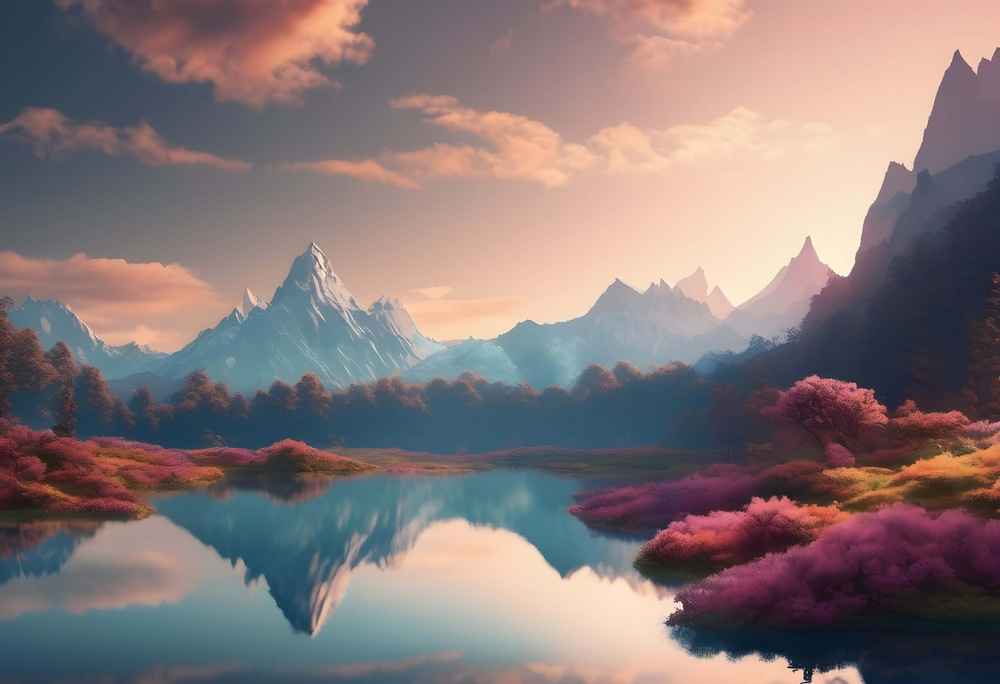
#> input picture te3t tet tet tete  tet tet tet tet t tet t et tet tet tet tet tet .jpeg, 1000 x 684 px, shrunk from 3840 x 2628 before the run
$ python main.py
#> lines starting #> are read from the running program, lines starting #| are printed output that depends on the picture
from PIL import Image
from PIL import ImageFilter
with Image.open("te3t tet tet tete  tet tet tet tet t tet t et tet tet tet tet tet .jpeg") as image_original:
    #image_original.show()

#> image_original is the input picture: PIL image 1000x684 RGB; mean R, G, B 132.4, 118.5, 119
    image_gray = image_original.convert("L")
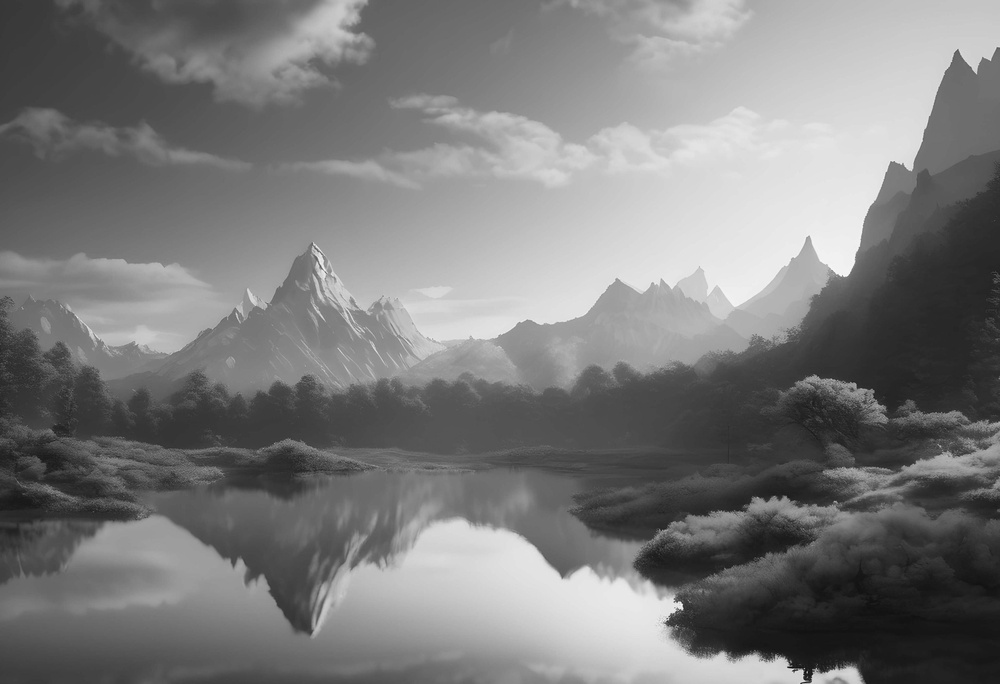
#> image_gray: PIL image 1000x684 L; min 7, max 251, mean 122.7
    image_gray.save("gray_kartinka.jpeg")
    image_gray.show()

    image_blur = image_original.filter(ImageFilter.BLUR)
    image_blur.save("blur_kartinka.jpeg")

    image_rotate = image_original.transpose(Image.ROTATE_180)
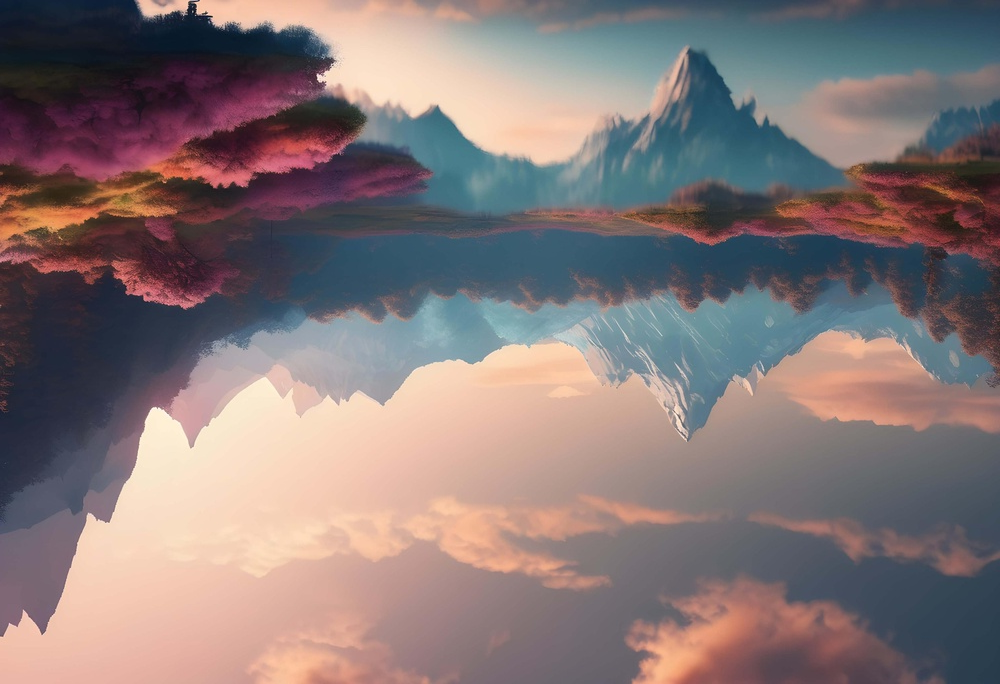
#> image_rotate: PIL image 1000x684 RGB; mean R, G, B 132.4, 118.5, 119
    image_rotate.save("rotate_kartinka.jpeg")
